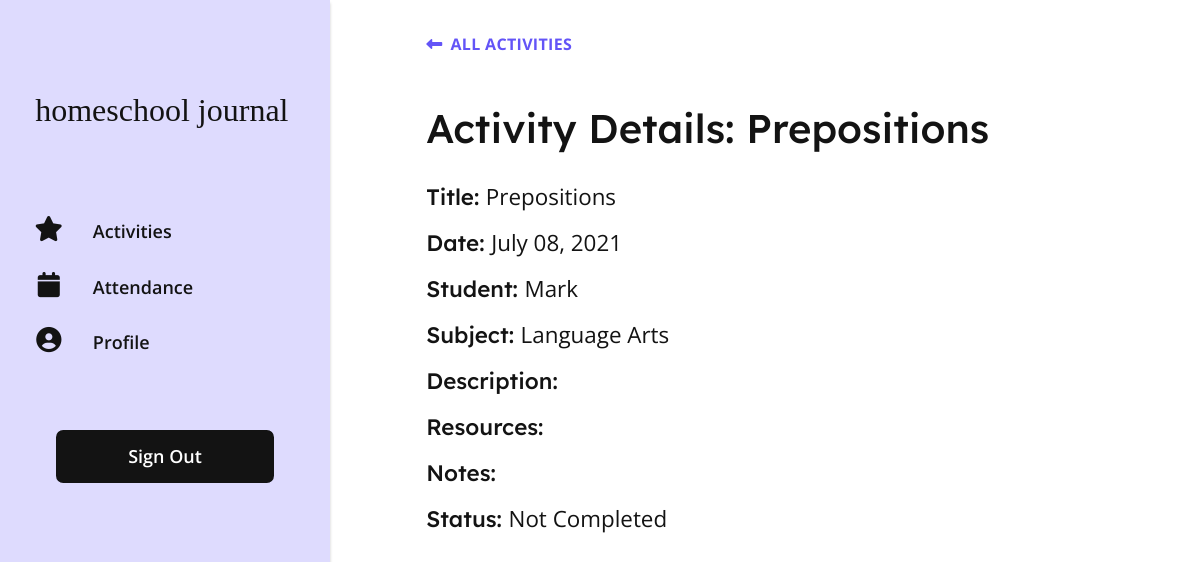
Before: /details/Prepositions (signed in) with the older database file.
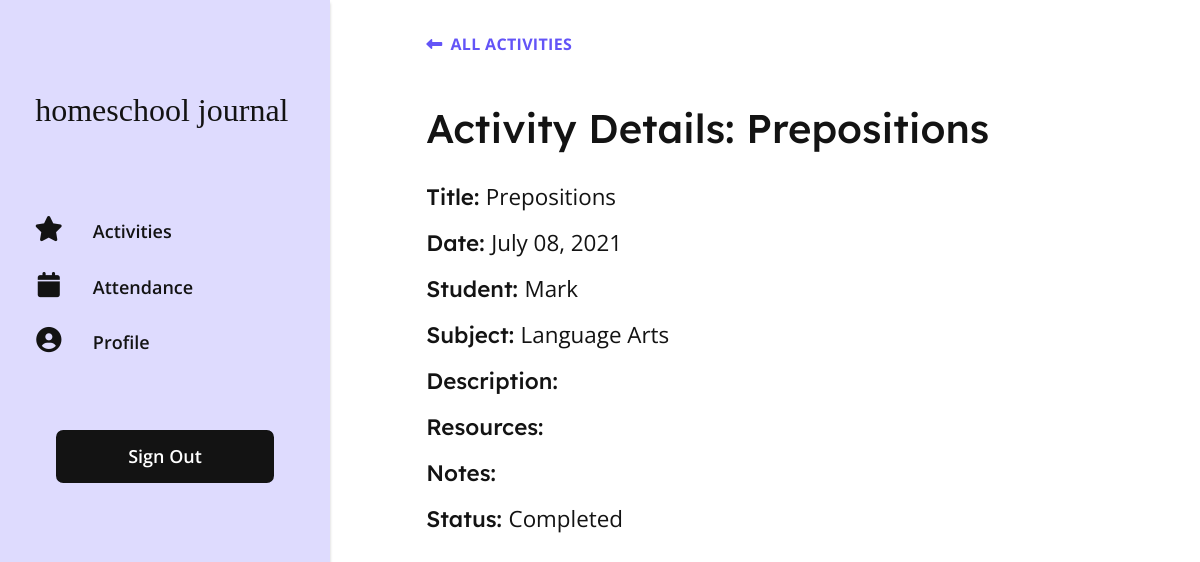
After: the same page with the newer database file.
### app/models.py (models this page shows, shortened)
class Activity(db.Model):
    id = db.Column(db.Integer, primary_key=True)
    title = db.Column(db.String(150), index=True, nullable=False)
    user_id = db.Column(db.Integer, db.ForeignKey('user.id'), index=True)
    subject_id = db.Column(db.Integer, db.ForeignKey('subject.id'), index=True, nullable=False)
    student_id = db.Column(db.Integer, db.ForeignKey('student.id'), index=True, nullable=False)
    description = db.Column(db.Text, index=True)
    resources = db.Column(db.Text, index=True)
    activity_date = db.Column(db.DateTime, index=True, nullable=False)
    notes = db.Column(db.Text, index=True)
    status = db.Column(db.String(64), index=True, nullable=False)

### app/routes.py (the view)
@app.route('/details/<string:title>')
@login_required
def details(title):
    activity = db.session.query(Activity).filter_by(title=title).first()
    return render_template('details.html', title=title, activity=activity)

### app/__init__.py (called while the page is built)
@app.template_filter()
def datetime_format_filter(value, format='%B %d, %Y'):
    return value.strftime(format)

### app/models.py (called while the page is built)
@login.user_loader
def load_user(id):
    return User.query.get(int(id))

    def __str__(self):
        return self.student_name

    def __str__(self):
        return self.subject_name

### app/templates/details.html (shortened to what this page needs)
{% extends 'base.html' %}
{% block content %}
    <div class="activity">
        <a class="activity__btn-back" href="{{ url_for('log') }}"><i class="fas fa-long-arrow-alt-left controls-icon"></i>All Activities</a>
        <h1 class="activity__title"> Activity Details: {{ title }}</h1>
        <div class="activity__content">
            <div class="activity__content-group">
                <h2 class="activity__content-label">Title: <span class="activity__content-data">{{ activity.title }}</span></h2>
            </div>
            <div class="activity__content-group">
                <h2 class="activity__content-label">Date: <span class="activity__content-data">{{ activity.activity_date | datetime_format_filter }}</span></h2>
            </div>
            <div class="activity__content-group">
                <h2 class="activity__content-label">Student: <span class="activity__content-data">{{ activity.student }}</span></h2>
            </div>
            <div class="activity__content-group">
                <h2 class="activity__content-label">Subject: <span class="activity__content-data">{{ activity.subject }}</span></h2>
            </div>
            <div class="activity__content-group">
                <h2 class="activity__content-label">Description:</h2>
            </div>
            <div class="activity__content-group">
                <h2 class="activity__content-label">Resources:</h2>
            </div>
            <div class="activity__content-group">
                <h2 class="activity__content-label">Notes:</h2>
            </div>
            <div class="activity__content-group">
                <h2 class="activity__content-label">Status: <span class="activity__content-data">{{ activity.status }}</span></h2>
            </div>
        </div>
    </div>
{% endblock %}

Changed rows visible on the page:
changed Activity "Prepositions": status "Not Completed" → "Completed"
